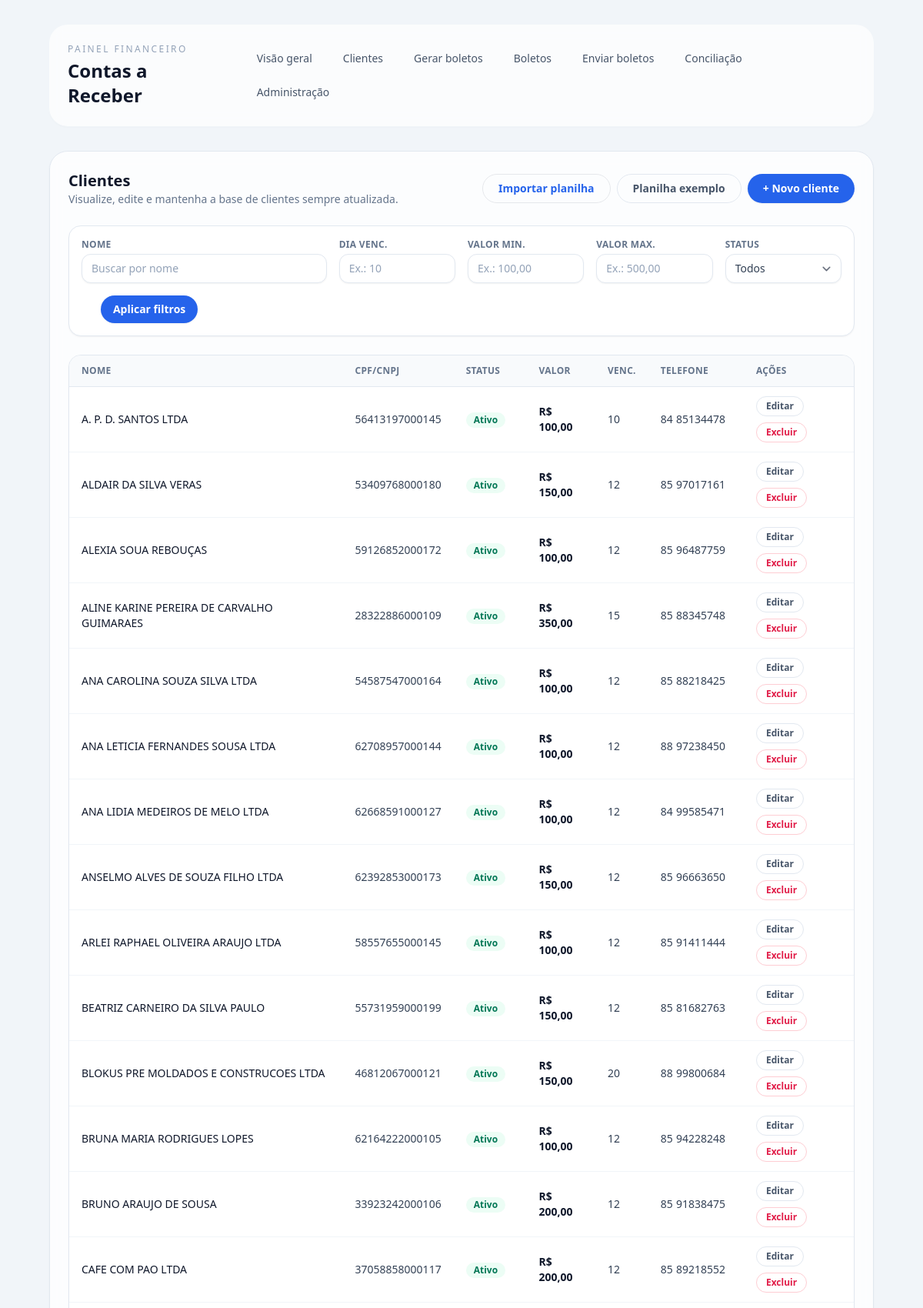
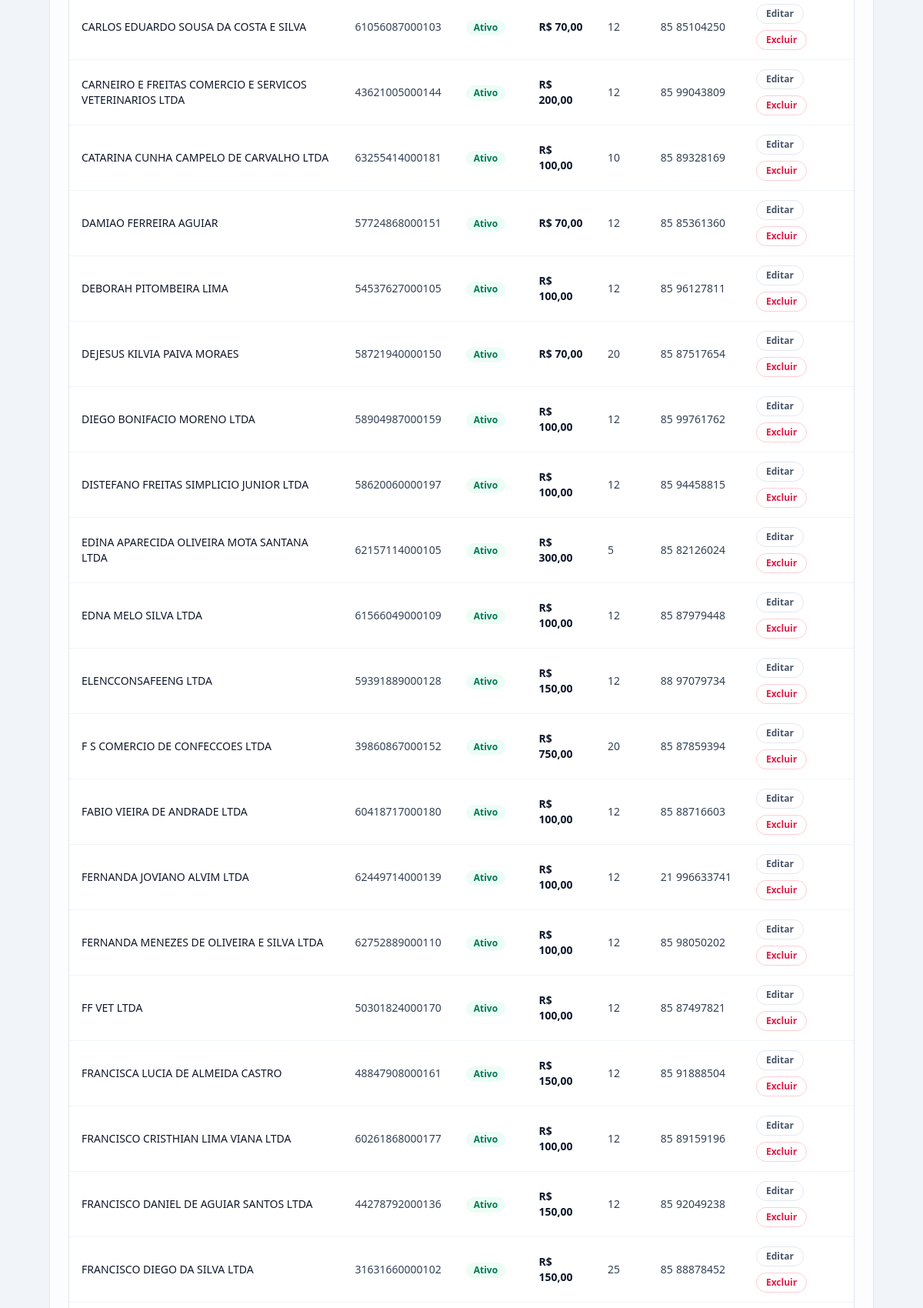
The app's page /clientes/ (signed in, upper part) with its own data (2 pictures, top to bottom).
### billing/models.py (models this page shows, shortened)
class Cliente(models.Model):
    valorNominal = models.DecimalField('Valor nominal', max_digits=12, decimal_places=2)
    dataVencimento = models.PositiveSmallIntegerField('Dia do vencimento (1..31)')
    nome = models.CharField('Nome', max_length=200)
    cpfCnpj = models.CharField('CPF/CNPJ', max_length=18)
    ativo = models.BooleanField('Ativo', default=True)
    email = models.EmailField('E-mail', blank=True)
    ddd = models.CharField('DDD', max_length=3, blank=True)
    telefone = models.CharField('Telefone', max_length=20, blank=True)
    endereco = models.CharField('Endereço', max_length=200, blank=True)
    numero = models.CharField('Número', max_length=20, blank=True)
    complemento = models.CharField('Complemento', max_length=100, blank=True)
    bairro = models.CharField('Bairro', max_length=100, blank=True)
    cidade = models.CharField('Cidade', max_length=100, blank=True)
    uf = models.CharField('UF', max_length=2, choices=UF_CHOICES, blank=True)
    cep = models.CharField('CEP', max_length=9, blank=True)

### billing/views.py (the view, shortened to what this page needs)
# urls.py: path("clientes/", views.clientes_list, name="clientes_list"),
@login_required
def clientes_list(request):
    clientes_qs = Cliente.objects.all()
    nome_param = request.GET.get("nome", "").strip()
    dia_param = request.GET.get("dia_vencimento", "").strip()
    valor_min_param = request.GET.get("valor_min", "").strip()
    valor_max_param = request.GET.get("valor_max", "").strip()
    if "status" in request.GET:
        status_param_raw = request.GET.get("status", "")
    else:
        status_param_raw = Boleto.STATUS_EMITIDO
    status_param = (status_param_raw or "").strip().lower()
    if nome_param:
        clientes_qs = clientes_qs.filter(nome__icontains=nome_param)
    dia_vencimento = None
    valor_min = None
    valor_max = None
    if status_param == "ativos":
        clientes_qs = clientes_qs.filter(ativo=True)
    elif status_param == "inativos":
        clientes_qs = clientes_qs.filter(ativo=False)
    else:
        status_param = ""
    clientes = clientes_qs.order_by("nome")
    filtros_aplicados = {
        "nome": nome_param,
        "dia_vencimento": dia_param,
        "valor_min": valor_min_param,
        "valor_max": valor_max_param,
        "status": status_param,
    }
    filtros_ativos = any(filtros_aplicados.values())
    return render(
        request,
        "billing/clientes_list.html",
        {"clientes": clientes, "filtros": filtros_aplicados, "filtros_ativos": filtros_ativos},
    )

### templates/billing/clientes_list.html (shortened to what this page needs)
{% extends "base.html" %}
{% block content %}
  <div class="flex flex-col gap-6">
    <div class="flex flex-col gap-3 sm:flex-row sm:items-center sm:justify-between">
      <div>
        <h2 class="text-xl font-semibold text-slate-900">Clientes</h2>
        <p class="text-sm text-slate-500">Visualize, edite e mantenha a base de clientes sempre atualizada.</p>
      </div>
      <div class="flex flex-wrap gap-2">
        <a
          class="inline-flex items-center justify-center rounded-full border border-brand-200 px-5 py-2 text-sm font-semibold text-brand-600 transition hover:border-brand-300 hover:bg-brand-50 hover:text-brand-700 focus-visible:outline focus-visible:outline-2 focus-visible:outline-offset-2 focus-visible:outline-brand-500"
          href="{% url 'cliente_import' %}"
        >
          Importar planilha
        </a>
        <a
          class="inline-flex items-center justify-center rounded-full border border-slate-200 px-5 py-2 text-sm font-semibold text-slate-600 transition hover:border-brand-300 hover:text-brand-700 focus-visible:outline focus-visible:outline-2 focus-visible:outline-offset-2 focus-visible:outline-brand-500"
          href="{% url 'cliente_import_template' %}"
        >
          Planilha exemplo
        </a>
        <a
          class="inline-flex items-center justify-center rounded-full bg-brand-600 px-5 py-2 text-sm font-semibold text-white shadow-sm transition hover:bg-brand-700 focus-visible:outline focus-visible:outline-2 focus-visible:outline-offset-2 focus-visible:outline-brand-500"
          href="{% url 'cliente_create' %}"
        >
          + Novo cliente
        </a>
      </div>
    </div>
    <form method="get" class="grid gap-4 rounded-2xl border border-slate-200 bg-white p-4 shadow-sm md:grid-cols-6">
      <div class="flex flex-col gap-1 md:col-span-2">
        <label class="text-xs font-semibold uppercase tracking-wide text-slate-500" for="filtro-nome">Nome</label>
        <input
          class="w-full rounded-xl border border-slate-200 px-3 py-2 text-sm text-slate-700 shadow-sm placeholder:text-slate-400 focus:border-brand-500 focus:outline-none focus:ring-2 focus:ring-brand-200"
          type="text"
          id="filtro-nome"
          name="nome"
          placeholder="Buscar por nome"
          value="{{ filtros.nome|default:'' }}"
        />
      </div>
      <div class="flex flex-col gap-1">
        <label class="text-xs font-semibold uppercase tracking-wide text-slate-500" for="filtro-dia">Dia venc.</label>
        <input
          class="w-full rounded-xl border border-slate-200 px-3 py-2 text-sm text-slate-700 shadow-sm placeholder:text-slate-400 focus:border-brand-500 focus:outline-none focus:ring-2 focus:ring-brand-200"
          type="number"
          min="1"
          max="31"
          id="filtro-dia"
          name="dia_vencimento"
          placeholder="Ex.: 10"
          value="{{ filtros.dia_vencimento|default:'' }}"
        />
      </div>
      <div class="flex flex-col gap-1">
        <label class="text-xs font-semibold uppercase tracking-wide text-slate-500" for="filtro-valor-min">Valor min.</label>
        <input
          class="w-full rounded-xl border border-slate-200 px-3 py-2 text-sm text-slate-700 shadow-sm placeholder:text-slate-400 focus:border-brand-500 focus:outline-none focus:ring-2 focus:ring-brand-200"
          type="text"
          id="filtro-valor-min"
          name="valor_min"
          placeholder="Ex.: 100,00"
          value="{{ filtros.valor_min|default:'' }}"
        />
      </div>
      <div class="flex flex-col gap-1">
        <label class="text-xs font-semibold uppercase tracking-wide text-slate-500" for="filtro-valor-max">Valor max.</label>
        <input
          class="w-full rounded-xl border border-slate-200 px-3 py-2 text-sm text-slate-700 shadow-sm placeholder:text-slate-400 focus:border-brand-500 focus:outline-none focus:ring-2 focus:ring-brand-200"
          type="text"
          id="filtro-valor-max"
          name="valor_max"
          placeholder="Ex.: 500,00"
          value="{{ filtros.valor_max|default:'' }}"
        />
      </div>
      <div class="flex flex-col gap-1">
        <label class="text-xs font-semibold uppercase tracking-wide text-slate-500" for="filtro-status">Status</label>
        <select
          class="w-full rounded-xl border border-slate-200 bg-white px-3 py-2 text-sm text-slate-700 shadow-sm focus:border-brand-500 focus:outline-none focus:ring-2 focus:ring-brand-200"
          id="filtro-status"
          name="status"
        >
          <option value="" {% if not filtros.status %}selected{% endif %}>Todos</option>
        </select>
      </div>
      <div class="flex items-end gap-2 md:justify-end">
        <button
          class="inline-flex items-center justify-center rounded-full bg-brand-600 px-4 py-2 text-sm font-semibold text-white shadow-sm transition hover:bg-brand-700 focus-visible:outline focus-visible:outline-2 focus-visible:outline-offset-2 focus-visible:outline-brand-500"
          type="submit"
        >
          Aplicar filtros
        </button>
      </div>
    </form>
    <div class="hidden md:block overflow-hidden rounded-2xl border border-slate-200 bg-white shadow-sm">
      <table class="min-w-full divide-y divide-slate-200 text-sm">
        <thead class="bg-slate-50 text-left text-xs font-semibold uppercase tracking-wide text-slate-500">
          <tr>
            <th class="px-4 py-3">Nome</th>
            <th class="px-4 py-3">CPF/CNPJ</th>
            <th class="px-4 py-3">Status</th>
            <th class="px-4 py-3">Valor</th>
            <th class="px-4 py-3">Venc.</th>
            <th class="px-4 py-3">Telefone</th>
            <th class="px-4 py-3">Ações</th>
          </tr>
        </thead>
        <tbody class="divide-y divide-slate-100 text-slate-700">
          {% for c in clientes %}
            <tr class="hover:bg-slate-50">
              <td class="px-4 py-3 font-medium text-slate-900">{{ c.nome }}</td>
              <td class="px-4 py-3">{{ c.cpfCnpj }}</td>
              <td class="px-4 py-3">
                {% if c.ativo %}
                  <span class="inline-flex items-center rounded-full bg-emerald-50 px-2.5 py-0.5 text-xs font-semibold text-emerald-700">
                    Ativo
                  </span>
                {% else %}
                  <span class="inline-flex items-center rounded-full bg-rose-50 px-2.5 py-0.5 text-xs font-semibold text-rose-700">
                    Inativo
                  </span>
                {% endif %}
              </td>
              <td class="px-4 py-3 font-semibold text-slate-900">R$ {{ c.valorNominal }}</td>
              <td class="px-4 py-3">{{ c.dataVencimento }}</td>
              <td class="px-4 py-3">
                <span class="inline-flex items-center gap-1 whitespace-nowrap">
                  {% if c.ddd %}
                    <span>{{ c.ddd }}</span>
                  {% endif %}
                  <span>{{ c.telefone|default:'-' }}</span>
                </span>
              </td>
              <td class="px-4 py-3">
                <div class="flex flex-wrap gap-2">
                  <a
                    class="inline-flex items-center justify-center rounded-full border border-slate-200 px-3 py-1 text-xs font-semibold text-slate-600 transition hover:border-brand-300 hover:text-brand-700"
                    href="{% url 'cliente_update' c.id %}"
                  >
                    Editar
                  </a>
                  <a
                    class="inline-flex items-center justify-center rounded-full border border-rose-200 px-3 py-1 text-xs font-semibold text-rose-600 transition hover:border-rose-300 hover:bg-rose-50"
                    href="{% url 'cliente_delete' c.id %}"
                  >
                    Excluir
                  </a>
                </div>
              </td>
            </tr>
          {% empty %}
            <tr>
              <td class="px-4 py-6 text-center text-sm text-slate-500" colspan="7">
                Nenhum cliente cadastrado.
              </td>
            </tr>
          {% endfor %}
        </tbody>
      </table>
    </div>
  </div>
{% endblock %}

### records on screen
Cliente: nome "A. P. D. SANTOS LTDA", cpfCnpj "56413197000145", ativo "Ativo", valorNominal "100,00", dataVencimento "10", ddd "84", telefone "85134478"
Cliente: nome "ALDAIR DA SILVA VERAS", cpfCnpj "53409768000180", ativo "Ativo", valorNominal "150,00", dataVencimento "12", ddd "85", telefone "97017161"
Cliente: nome "ALEXIA SOUA REBOUÇAS", cpfCnpj "59126852000172", ativo "Ativo", valorNominal "100,00", dataVencimento "12", ddd "85", telefone "96487759"
Cliente: nome "ALINE KARINE PEREIRA DE CARVALHO GUIMARAES", cpfCnpj "28322886000109", ativo "Ativo", valorNominal "350,00", dataVencimento "15", ddd "85", telefone "88345748"
Cliente: nome "ANA CAROLINA SOUZA SILVA LTDA", cpfCnpj "54587547000164", ativo "Ativo", valorNominal "100,00", dataVencimento "12", ddd "85", telefone "88218425"
Cliente: nome "ANA LETICIA FERNANDES SOUSA LTDA", cpfCnpj "62708957000144", ativo "Ativo", valorNominal "100,00", dataVencimento "12", ddd "88", telefone "97238450"
Cliente: nome "ANA LIDIA MEDEIROS DE MELO LTDA", cpfCnpj "62668591000127", ativo "Ativo", valorNominal "100,00", dataVencimento "12", ddd "84", telefone "99585471"
Cliente: nome "ANSELMO ALVES DE SOUZA FILHO LTDA", cpfCnpj "62392853000173", ativo "Ativo", valorNominal "150,00", dataVencimento "12", ddd "85", telefone "96663650"
Cliente: nome "ARLEI RAPHAEL OLIVEIRA ARAUJO LTDA", cpfCnpj "58557655000145", ativo "Ativo", valorNominal "100,00", dataVencimento "12", ddd "85", telefone "91411444"
Cliente: nome "BEATRIZ CARNEIRO DA SILVA PAULO", cpfCnpj "55731959000199", ativo "Ativo", valorNominal "150,00", dataVencimento "12", ddd "85", telefone "81682763"
Cliente: nome "BLOKUS PRE MOLDADOS E CONSTRUCOES LTDA", cpfCnpj "46812067000121", ativo "Ativo", valorNominal "150,00", dataVencimento "20", ddd "88", telefone "99800684"
Cliente: nome "BRUNA MARIA RODRIGUES LOPES", cpfCnpj "62164222000105", ativo "Ativo", valorNominal "100,00", dataVencimento "12", ddd "85", telefone "94228248"
Cliente: nome "BRUNO ARAUJO DE SOUSA", cpfCnpj "33923242000106", ativo "Ativo", valorNominal "200,00", dataVencimento "12", ddd "85", telefone "91838475"
Cliente: nome "CAFE COM PAO LTDA", cpfCnpj "37058858000117", ativo "Ativo", valorNominal "200,00", dataVencimento "12", ddd "85", telefone "89218552"
Cliente: nome "CARLOS EDUARDO SOUSA DA COSTA E SILVA", cpfCnpj "61056087000103", ativo "Ativo", valorNominal "70,00", dataVencimento "12", ddd "85", telefone "85104250"
Cliente: nome "CARNEIRO E FREITAS COMERCIO E SERVICOS VETERINARIOS LTDA", cpfCnpj "43621005000144", ativo "Ativo", valorNominal "200,00", dataVencimento "12", ddd "85", telefone "99043809"
Cliente: nome "CATARINA CUNHA CAMPELO DE CARVALHO LTDA", cpfCnpj "63255414000181", ativo "Ativo", valorNominal "100,00", dataVencimento "10", ddd "85", telefone "89328169"
Cliente: nome "DAMIAO FERREIRA AGUIAR", cpfCnpj "57724868000151", ativo "Ativo", valorNominal "70,00", dataVencimento "12", ddd "85", telefone "85361360"
Cliente: nome "DEBORAH PITOMBEIRA LIMA", cpfCnpj "54537627000105", ativo "Ativo", valorNominal "100,00", dataVencimento "12", ddd "85", telefone "96127811"
Cliente: nome "DEJESUS KILVIA PAIVA MORAES", cpfCnpj "58721940000150", ativo "Ativo", valorNominal "70,00", dataVencimento "20", ddd "85", telefone "87517654"
Cliente: nome "DIEGO BONIFACIO MORENO LTDA", cpfCnpj "58904987000159", ativo "Ativo", valorNominal "100,00", dataVencimento "12", ddd "85", telefone "99761762"
Cliente: nome "DISTEFANO FREITAS SIMPLICIO JUNIOR LTDA", cpfCnpj "58620060000197", ativo "Ativo", valorNominal "100,00", dataVencimento "12", ddd "85", telefone "94458815"
Cliente: nome "EDINA APARECIDA OLIVEIRA MOTA SANTANA LTDA", cpfCnpj "62157114000105", ativo "Ativo", valorNominal "300,00", dataVencimento "5", ddd "85", telefone "82126024"
Cliente: nome "EDNA MELO SILVA LTDA", cpfCnpj "61566049000109", ativo "Ativo", valorNominal "100,00", dataVencimento "12", ddd "85", telefone "87979448"
Cliente: nome "ELENCCONSAFEENG LTDA", cpfCnpj "59391889000128", ativo "Ativo", valorNominal "150,00", dataVencimento "12", ddd "88", telefone "97079734"
Cliente: nome "F S COMERCIO DE CONFECCOES LTDA", cpfCnpj "39860867000152", ativo "Ativo", valorNominal "750,00", dataVencimento "20", ddd "85", telefone "87859394"
Cliente: nome "FABIO VIEIRA DE ANDRADE LTDA", cpfCnpj "60418717000180", ativo "Ativo", valorNominal "100,00", dataVencimento "12", ddd "85", telefone "88716603"
Cliente: nome "FERNANDA JOVIANO ALVIM LTDA", cpfCnpj "62449714000139", ativo "Ativo", valorNominal "100,00", dataVencimento "12", ddd "21", telefone "996633741"
Cliente: nome "FERNANDA MENEZES DE OLIVEIRA E SILVA LTDA", cpfCnpj "62752889000110", ativo "Ativo", valorNominal "100,00", dataVencimento "12", ddd "85", telefone "98050202"
Cliente: nome "FF VET LTDA", cpfCnpj "50301824000170", ativo "Ativo", valorNominal "100,00", dataVencimento "12", ddd "85", telefone "87497821"
Cliente: nome "FRANCISCA LUCIA DE ALMEIDA CASTRO", cpfCnpj "48847908000161", ativo "Ativo", valorNominal "150,00", dataVencimento "12", ddd "85", telefone "91888504"
Cliente: nome "FRANCISCO CRISTHIAN LIMA VIANA LTDA", cpfCnpj "60261868000177", ativo "Ativo", valorNominal "100,00", dataVencimento "12", ddd "85", telefone "89159196"
Cliente: nome "FRANCISCO DANIEL DE AGUIAR SANTOS LTDA", cpfCnpj "44278792000136", ativo "Ativo", valorNominal "150,00", dataVencimento "12", ddd "85", telefone "92049238"
Cliente: nome "FRANCISCO DIEGO DA SILVA LTDA", cpfCnpj "31631660000102", ativo "Ativo", valorNominal "150,00", dataVencimento "25", ddd "85", telefone "88878452"
